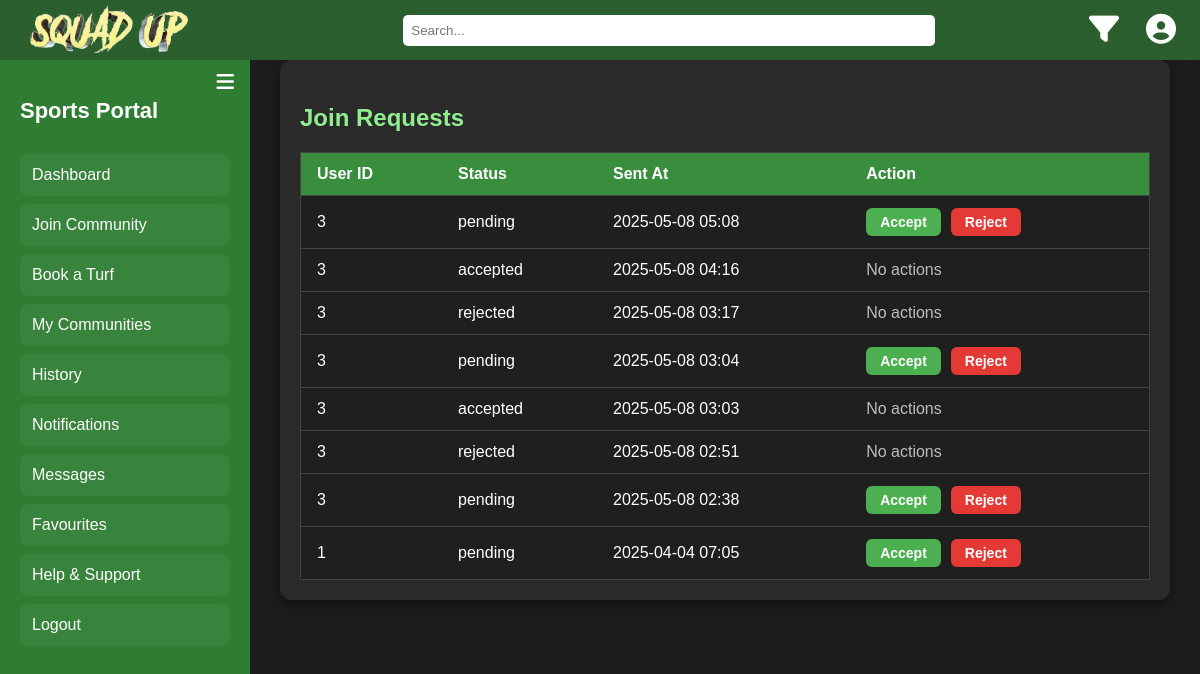
/notifications (signed in), run on the app's committed database.
### models.py (models this page shows)
class JoinRequest(db.Model):
    id = db.Column(db.Integer, primary_key=True)
    user_id = db.Column(db.Integer, db.ForeignKey('user.id'), nullable=False)
    community_id = db.Column(db.Integer, db.ForeignKey('community.id'), nullable=False)
    status = db.Column(db.String(20), default='pending')  # Status: pending, accepted, rejected
    created_at = db.Column(db.DateTime, default=datetime.utcnow)
    user = db.relationship('User', backref=db.backref('join_requests', lazy=True))
    community = db.relationship('Community', backref=db.backref('join_requests', lazy=True))

### app.py (the view)
@app.route('/notifications', methods=['GET'])
@login_required
def notifications():
    owner_id = session.get('user_id')
    if not owner_id:
        flash("You need to log in first!", 'warning')
        return redirect(url_for('login'))
    owned_communities = Community.query.filter_by(owner_id=owner_id).all()
    my_community_ids = [c.id for c in owned_communities]
    requests = JoinRequest.query.filter(JoinRequest.community_id.in_(my_community_ids)).order_by(JoinRequest.created_at.desc()).all()
    return render_template('notifications.html', requests=requests)

### app.py (called while the page is built)
def login_required(f):
    @wraps(f)
    def decorated_function(*args, **kwargs):
        if 'user_id' not in session:
            flash("You need to log in first!", "danger")
            return redirect(url_for('login'))
        return f(*args, **kwargs)
    return decorated_function

@app.before_request
def page_last_visited():
    excluded_routes = ['login', 'logout', 'static', 'register']
    if request.endpoint not in excluded_routes and request.method == 'GET':
        session['page_last_visited_url'] = request.path

### templates/notifications.html (shortened to what this page needs)
<!DOCTYPE html>
<html lang="en">
<head>
    <link href="https://cdnjs.cloudflare.com/ajax/libs/font-awesome/6.4.0/css/all.min.css" rel="stylesheet">
</head>
<body>
    <div class="header">
        <a href="{{ url_for('index') }}"><img src="/static/squadUp-logo.png" alt="Squad Up Logo"></a>
        <div class="search-container">
            <input type="text" placeholder="Search...">
        </div>
        <div class="icons">
            <button class="icon-button" title="Filters"><i class="fas fa-filter"></i></button>
            <button class="icon-button" title="Profile"><i class="fas fa-user-circle"></i></button>
        </div>
    </div>
    <div class="sidebar" id="sidebar">
        <button class="toggle-button" onclick="toggleSidebar()"><i class="fas fa-bars"></i></button>
        <h2>Sports Portal</h2>
        <a href="{{ url_for('player_dashboard') }}">Dashboard</a>
        <a href="{{ url_for('join_community') }}">Join Community</a>
        <a href="{{ url_for('select_turf_to_book') }}">Book a Turf</a>
        <a href="{{ url_for('my_communities') }}">My Communities</a>
        <a href="#">History</a>
        <a href="{{ url_for('notifications') }}">Notifications</a>
        <a href="#">Messages</a>
        <a href="#">Favourites</a>
        <a href="{{ url_for('help_and_support') }}">Help & Support</a>
        <a href="{{ url_for('logout') }}">Logout</a>
    </div>
    <div class="main">
        <div class="notifications-tab">
            <h3>Join Requests</h3>
{% if requests %}
    <table>
        <thead>
            <tr>
                <th>User ID</th>
                <th>Status</th>
                <th>Sent At</th>
                <th>Action</th>
            </tr>
        </thead>
        <tbody>
        {% for req in requests %}
            <tr>
                <td>{{ req.user_id }}</td>
                <td>{{ req.status }}</td>
                <td>{{ req.created_at.strftime('%Y-%m-%d %H:%M') }}</td>
                <td>
                    {% if req.status == 'pending' %}
                        <div class="action-buttons">
                            <form method="POST" action="{{ url_for('handle_join_request', request_id=req.id, action='accept') }}">
                                <button type="submit" class="accept-btn">Accept</button>
                            </form>
                            <form method="POST" action="{{ url_for('handle_join_request', request_id=req.id, action='reject') }}">
                                <button type="submit" class="reject-btn">Reject</button>
                            </form>
                        </div>
                    {% else %}
                        <span style="opacity: 0.7;">No actions</span>
                    {% endif %}
                </td>
            </tr>
        {% endfor %}
        </tbody>
    </table>
{% else %}
    <p>No join requests yet.</p>
{% endif %}
        </div>
    </div>
</body>
</html>

### templates/notifications.html (style rules this page uses)
body { font-family: 'Arial', sans-serif; background-color: #1c1c1c; color: #ffffff; margin: 0; padding: 0; }
.header { background-color: rgba(56, 142, 60, 0.598); color: white; padding: 10px 30px; display: flex; align-items: center; justify-content: space-between; position: fixed; top: 0; left: 0; width: 96vw; z-index: 1000; height: 40px; backdrop-filter: blur(8px); }
.header .search-container { flex: 1; display: flex; justify-content: center; margin-left: -20%; }
.header input[type="text"] { padding: 8px; width: 40%; border-radius: 5px; border: none; }
.header .icons { display: flex; align-items: center; justify-content: left; gap: 15px; margin-left: -20%; }
.header img { width: 70%; }
.icon-button { background-color: transparent; border: none; color: white; cursor: pointer; font-size: 30px; }
.sidebar { width: 250px; background-color: #2e7d32; color: white; height: calc(100vh - 60px); padding: 20px; box-sizing: border-box; position: fixed; top: 60px; left: 0; transition: width 0.3s ease; overflow-x: hidden; }
.sidebar h2 { color: #fff; font-size: 22px; margin-bottom: 30px; transition: opacity 0.3s ease; }
.sidebar a { display: block; color: white; text-decoration: none; padding: 12px; font-size: 16px; border-radius: 8px; margin-bottom: 8px; background-color: rgba(255, 255, 255, 0.05); transition: background-color 0.3s ease, transform 0.2s ease; }
.toggle-button { position: absolute; top: 10px; right: 10px; background-color: transparent; border: none; color: white; font-size: 20px; cursor: pointer; }
.main { margin-left: 250px; padding: 60px 30px; }
.notifications-tab { background-color: #2a2a2a; padding: 20px; border-radius: 12px; box-shadow: 0 4px 10px rgba(0, 0, 0, 0.4); }
.notifications-tab h3 { font-size: 24px; color: #90ee90; margin-bottom: 20px; }
.notifications-tab table { width: 100%; border-collapse: collapse; background-color: #1f1f1f; border: 1px solid #444; }
.notifications-tab th, .notifications-tab td { padding: 12px 16px; border-bottom: 1px solid #444; text-align: left; color: #fff; }
.notifications-tab th { background-color: #388e3c; color: #fff; font-weight: bold; }
.action-buttons { display: flex; gap: 10px; }
.accept-btn, .reject-btn { padding: 6px 14px; border: none; border-radius: 6px; font-weight: bold; cursor: pointer; font-size: 14px; transition: background-color 0.2s ease-in-out; }
.accept-btn { background-color: #4caf50; color: white; }
.reject-btn { background-color: #e53935; color: white; }

### data on the page
JoinRequest: user_id "3", status "pending", created_at "2025-05-08 05:08"
JoinRequest: user_id "3", status "accepted", created_at "2025-05-08 04:16", shows "No actions"
JoinRequest: user_id "3", status "rejected", created_at "2025-05-08 03:17", shows "No actions"
JoinRequest: user_id "3", status "pending", created_at "2025-05-08 03:04"
JoinRequest: user_id "3", status "accepted", created_at "2025-05-08 03:03", shows "No actions"
JoinRequest: user_id "3", status "rejected", created_at "2025-05-08 02:51", shows "No actions"
JoinRequest: user_id "3", status "pending", created_at "2025-05-08 02:38"
JoinRequest: user_id "1", status "pending", created_at "2025-04-04 07:05"
